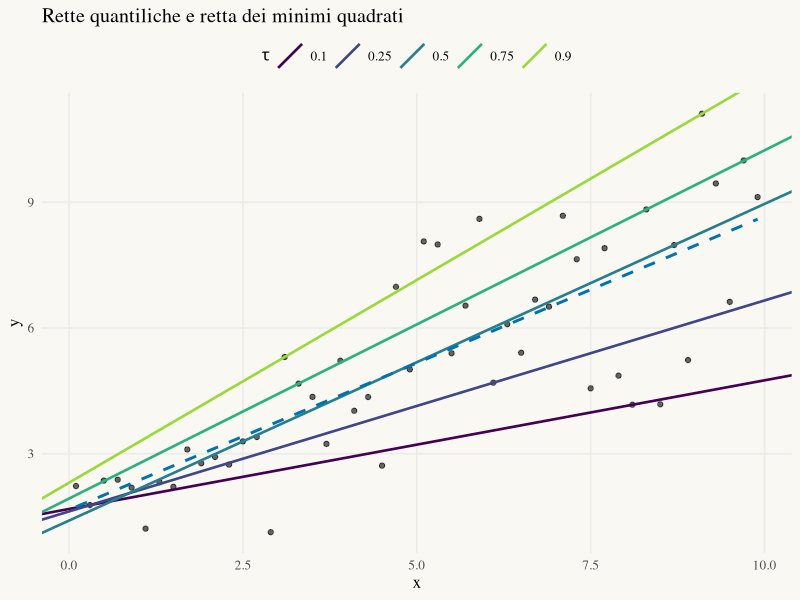

The R source for this figure:
# ───────────────────────────────────────────────────────────────
# StatAtlas · Lab 14 — Regressione quantilica
# Errori: Normali · stessi campioni di StatAtlas con R ≥ 4.1
# ───────────────────────────────────────────────────────────────
library(tidyverse)
library(quantreg)   # install.packages("quantreg")

set.seed(2026)
n <- 50; M <- 500; tau <- 0.5
b0 <- 2; b1 <- 0.6; s0 <- 0.3; s1 <- 0.25   # y = b0 + b1 x + (s0 + s1 x) e
x <- 10 * (seq_len(n) - 0.5) / n
errori <- function(n) rnorm(n)

# Pendenza vera del quantile tau: b1 + s1 * q_tau(e)
pendenza_vera <- b1 + s1 * qnorm(tau)

# Primo campione e rette per cinque quantili
dati <- tibble(x = x, y = b0 + b1 * x + (s0 + s1 * x) * errori(n))
taus <- c(0.1, 0.25, 0.5, 0.75, 0.9)
fit <- rq(y ~ x, tau = taus, data = dati)
coef(fit)

# Quota di punti sotto ciascuna retta (≈ tau)
colMeans(dati$y < fitted(fit))

theme_statatlas <- function(base_size = 12) {
  theme_minimal(base_size = base_size, base_family = "serif") +
    theme(panel.grid.minor = element_blank(), legend.position = "top",
          plot.background = element_rect(fill = "#FAF8F3", colour = NA))
}
rette <- tibble(tau = factor(taus), intercetta = coef(fit)[1, ], pendenza = coef(fit)[2, ])
ggplot(dati, aes(x, y)) +
  geom_point(alpha = 0.6) +
  geom_abline(data = rette, aes(intercept = intercetta, slope = pendenza, colour = tau), linewidth = 0.9) +
  geom_smooth(method = "lm", se = FALSE, colour = "#0072B2", linetype = "dashed") +
  scale_colour_viridis_d(end = 0.85) +
  labs(title = "Rette quantiliche e retta dei minimi quadrati", colour = expression(tau)) +
  theme_statatlas()

# Campioni ripetuti: distribuzione della pendenza quantilica (il primo campione è già stato generato)
set.seed(2026)
sim <- map(seq_len(M), \(m) {
  y <- b0 + b1 * x + (s0 + s1 * x) * errori(n)
  tibble(quantilica = coef(rq(y ~ x, tau = tau))[2], minimi_quadrati = coef(lm(y ~ x))[2])
}) |> list_rbind()
sim |> summarise(across(everything(), list(media = mean, dev_std = sd)))
pendenza_vera
